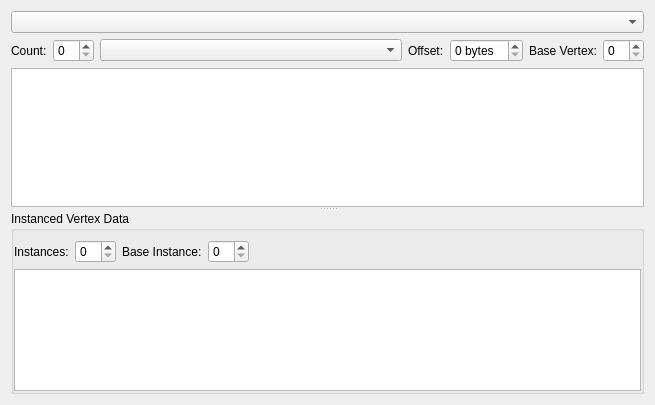
<?xml version="1.0" encoding="UTF-8"?>
<ui version="4.0">
 <class>vogleditor_QVertexArrayExplorer</class>
 <widget class="QWidget" name="vogleditor_QVertexArrayExplorer">
  <property name="geometry">
   <rect>
    <x>0</x>
    <y>0</y>
    <width>655</width>
    <height>405</height>
   </rect>
  </property>
  <property name="windowTitle">
   <string>Form</string>
  </property>
  <layout class="QVBoxLayout" name="verticalLayout">
   <item>
    <widget class="QComboBox" name="vertexArrayComboBox">
     <property name="sizePolicy">
      <sizepolicy hsizetype="Preferred" vsizetype="Fixed">
       <horstretch>2</horstretch>
       <verstretch>0</verstretch>
      </sizepolicy>
     </property>
    </widget>
   </item>
   <item>
    <layout class="QHBoxLayout" name="horizontalLayout">
     <item>
      <widget class="QLabel" name="label_2">
       <property name="text">
        <string>Count:</string>
       </property>
      </widget>
     </item>
     <item>
      <widget class="QSpinBox" name="countSpinBox"/>
     </item>
     <item>
      <widget class="QComboBox" name="elementTypeComboBox">
       <property name="sizePolicy">
        <sizepolicy hsizetype="Preferred" vsizetype="Fixed">
         <horstretch>3</horstretch>
         <verstretch>0</verstretch>
        </sizepolicy>
       </property>
      </widget>
     </item>
     <item>
      <widget class="QLabel" name="label">
       <property name="text">
        <string>Offset:</string>
       </property>
      </widget>
     </item>
     <item>
      <widget class="QSpinBox" name="byteOffsetSpinBox">
       <property name="suffix">
        <string> bytes</string>
       </property>
       <property name="prefix">
        <string/>
       </property>
       <property name="value">
        <number>0</number>
       </property>
      </widget>
     </item>
     <item>
      <widget class="QLabel" name="label_3">
       <property name="text">
        <string>Base Vertex:</string>
       </property>
      </widget>
     </item>
     <item>
      <widget class="QSpinBox" name="baseVertexSpinBox"/>
     </item>
    </layout>
   </item>
   <item>
    <widget class="QSplitter" name="splitter">
     <property name="orientation">
      <enum>Qt::Vertical</enum>
     </property>
     <widget class="QTableWidget" name="vertexTableWidget">
      <property name="sizePolicy">
       <sizepolicy hsizetype="Expanding" vsizetype="Expanding">
        <horstretch>0</horstretch>
        <verstretch>1</verstretch>
       </sizepolicy>
      </property>
     </widget>
     <widget class="QGroupBox" name="instancedVertexDataGroupBox">
      <property name="sizePolicy">
       <sizepolicy hsizetype="Preferred" vsizetype="Preferred">
        <horstretch>0</horstretch>
        <verstretch>1</verstretch>
       </sizepolicy>
      </property>
      <property name="title">
       <string>Instanced Vertex Data</string>
      </property>
      <layout class="QVBoxLayout" name="verticalLayout_2">
       <property name="leftMargin">
        <number>0</number>
       </property>
       <property name="rightMargin">
        <number>0</number>
       </property>
       <property name="bottomMargin">
        <number>0</number>
       </property>
       <item>
        <layout class="QHBoxLayout" name="horizontalLayout_2">
         <item>
          <widget class="QLabel" name="label_4">
           <property name="text">
            <string>Instances:</string>
           </property>
          </widget>
         </item>
         <item>
          <widget class="QSpinBox" name="instanceCountSpinBox"/>
         </item>
         <item>
          <widget class="QLabel" name="label_5">
           <property name="text">
            <string>Base Instance:</string>
           </property>
          </widget>
         </item>
         <item>
          <widget class="QSpinBox" name="baseInstanceSpinBox"/>
         </item>
         <item>
          <spacer name="horizontalSpacer">
           <property name="orientation">
            <enum>Qt::Horizontal</enum>
           </property>
           <property name="sizeHint" stdset="0">
            <size>
             <width>40</width>
             <height>20</height>
            </size>
           </property>
          </spacer>
         </item>
        </layout>
       </item>
       <item>
        <widget class="QTableWidget" name="instancedVertexTableWidget"/>
       </item>
      </layout>
     </widget>
    </widget>
   </item>
  </layout>
 </widget>
 <resources/>
 <connections/>
</ui>
